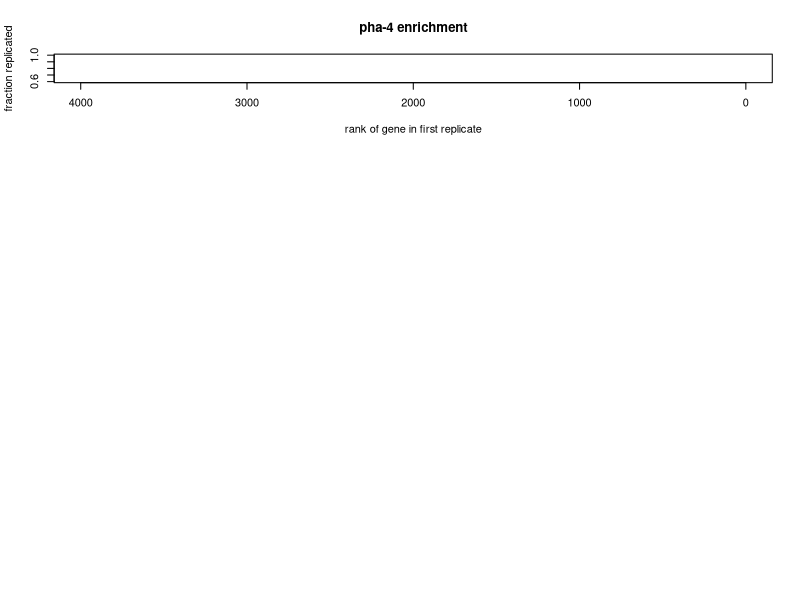

Reproduce this figure in R. (Note: this script raises an error after producing the figure.)
# Optimizes the pseudocount, and enrichment cutoff,
# for considering genes "enriched" (or "depleted".)

# note: this re-generates the "readRatios.tsv" table
# source("git/cluster/readRatios.r")

# Computes enrichment, using some pseudocount.
# Args:
#   r - the "reads per million" counts
#   samples - names of samples (without "(+)" or "(-)")
#   pseudocount - the pseudocount of reads per million to add
# Returns: matrix of how much each gene is enriched in each
#   sample (negative numbers indicate depletion)
enrichment = function(r, samples, pseudocount) {
  r.pos = r[ , paste(samples, "(+)") ]
  r.neg = r[ , paste(samples, "(-)") ]

  enrich = log2( pseudocount + r.pos ) - log2( pseudocount + r.neg )  
}

cnd1.samples = c("cnd-1 12/14", "cnd-1 1/4", "cnd-1 8/19")
pha4.samples = c("pha-4 12/9", "pha-4 5/9", "pha-4 9/1")

# Computes how often an enrichment is reproduced.
# Args:
#   x - the enrichment of each gene in one sample
#   y - enrichment of each gene in another sample
# Returns: after ordering genes in y according to x,
#   the cumulative proportion of genes in y which are
#   enriched (in terms of at least having a positive sign)
enrich.reproducibility = function(x, y) {
  stopifnot( length(x) == length(y) )
  y1 = y[ order(x, decreasing=TRUE) ]
  s = cumsum( y1 > 0 ) / (1:length(x))
  s
}

# some "toy" data sets, which should have the same
# "enrichment reproducibility".
x1 = cbind(c(5:-4), c(5,2,-1,-2,4,5,1,1,1,-1))
x2 = x1[sample(1:10),]
stopifnot(all( enrich.reproducibility(x1[,1], x1[,2]) == 
  enrich.reproducibility(x2[,1], x2[,2]) ))

# Computes enrichment reproducibility for all pairs of
# samples.
# Args:
#   x - enrichment of each gene (with one sample per column)
# Returns: matrix of reproducibility, with one column
#   per pair of samples.
enrich.reproducibility.all.pairs = function(x) {
  n = ncol(x)
  r = NULL
  for(i in 1:n)
    for(j in 1:n)
      if (i != j) {
        r = cbind(r, enrich.reproducibility(x[,i], x[,j]))
      }
  r
}

plot.enrichment.reproducibility = function(r, samples, depletion, main) {
  # only plot this many genes
  num.genes = 4000

  pseudocount = c(1,5,10,100)
  color = hsv(0:3/4, 1, 1, alpha=0.5)

  plot(1,1, xlim=c(num.genes, 1), ylim=c(0.6,1), type="n", main=main,
    xlab="rank of gene in first replicate", ylab="fraction replicated")

  for(i in 1:length(pseudocount)) {
    en = enrichment(r, samples, pseudocount[i])
    if (depletion) {
      en = -en
    }
    er = enrich.reproducibility.all.pairs(en)
    er = er[ 1:num.genes , ]

    for(j in 1:ncol(er)) {
      lines(1:num.genes, er[,j], col=color[i])
    }

  }

  legend("bottomright", legend = c("Pseudocount", pseudocount),
    col = c("#00000000", color), cex=0.8, pch=20)
}

pdf("git/sort_paper/enrichment/cutoffOptimize.pdf",
  width=7.5, height=10)
par(mfrow=c(4,1))
plot.enrichment.reproducibility(readsPerMillion, pha4.samples,
  FALSE, "pha-4 enrichment")
plot.enrichment.reproducibility(readsPerMillion, pha4.samples,
  TRUE, "pha-4 depletion")
plot.enrichment.reproducibility(readsPerMillion, cnd1.samples,
  FALSE, "cnd-1 enrichment")
plot.enrichment.reproducibility(readsPerMillion, cnd1.samples,
  TRUE, "cnd-1 depletion")
dev.off()


